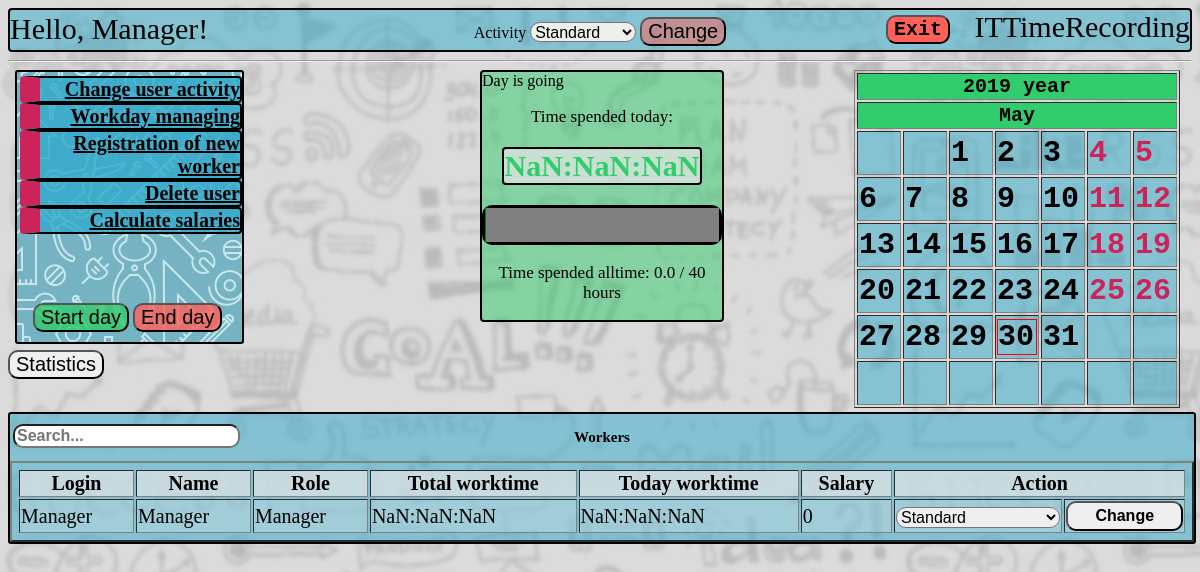
The page /manager/ChangeUserActivity (signed in) on the database its author committed.
### rec/models.py (models this page shows, shortened)
class User(db.Model):
    __tablename__ = 'USER'
    login = db.Column('LOGIN', db.String(20), primary_key=True)
    password = db.Column('PASSWORD', db.String(20), nullable=False)
    salary = db.Column('SALARY', db.INTEGER)
    worktime = db.Column('WORKTIME', db.INTEGER)
    username = db.Column('USERNAME', db.String(50), nullable=False)
    role = db.Column('ROLE_NAME', db.String(15), nullable=False )

class Developer(User):
    def ohhh(self, date, activity):
        newDay = Workday(self.login, date, activity)
        db.session.add(newDay)
        db.session.commit()
        return newDay

### rec/tools/Manager/views.py (the view)
@mod.route('/ChangeUserActivity', methods=['GET', 'POST'])
def ChangeUserActivity():
    if ('userlogin' in request.form and 'activity' in request.form):
        g.user.choose_dev_activity(request.form['userlogin'],request.form['activity'])
    everyone = User.query.all()
    workdays = Workday.query.filter_by(date=date.toordinal())
    workdict = {}
    for workday in workdays:
        workdict[workday.user] = workday
    return render_template("tools/Manager/ChangeUserActivity.html",
                           user=g.user,
                           menu=menu,
                           date=date,
                           cal=cal,
                           norms=session['normative'],
                           curtime=Workday.query.filter_by(id=session["workday_id"]).first().time + session['time'],
                           workers=everyone,
                           workdays=workdict)

### rec/templates/tools/Manager/ChangeUserActivity.html (shortened to what this page needs)
{% include "homepage.html" %}
<div class = "usertable">
<p>Workers</p>
<input type = 'text' id = 'search-text' onkeyup='tableSearch()' placeholder="Search...">
<table border="2px" id = 'info-table'>
<tr>
    <th>Login</th>
    <th>Name</th>
    <th>Role</th>
    <th>Total worktime</th>
    <th>Today worktime</th>
    <th>Salary</th>
    <th colspan="2">Action</th>
</tr>
{% for worker in workers %}
<tr>
    <td>{{ worker.login }}</td>
    <td>{{ worker.username }}</td>
    <td>{{ worker.role }}</td>
    {% if worker.login in workdays %}
        {% set workertime = workdays[worker.login].time %}
        {% set ended = workdays[worker.login].ended %}
    <td {% if ended == 0 %}class = 'timer'{% endif %}>{{ '%02d'|format((worker.worktime/3600)|int) }}:{{ '%02d'|format((worker.worktime%3600)/60|int) }}:{{ '%02d'|format((worker.worktime%60)|int) }}</td>
    <td {% if ended == 0 %}class = 'timer'{% endif %}>{{'%02d'|format((workertime/3600)|int) }}:{{ '%02d'|format((workertime%3600)/60|int) }}:{{ '%02d'|format((workertime%60)|int)}}</td>
    {% else %}
        <td>00:00:00</td>
        <td>00:00:00</td>
    {% endif %}
    <td>{{ worker.salary | round(2)}}</td>
        <form method="post" action="{{ url_for('Manager.ChangeUserActivity') }}">
            <td>
                {% set activity = 'Standard' %}
                {% if worker.login in workdays %}
                    {% set activity = workdays[worker.login].activity %}
                {% endif %}
                <select name="activity" id="activity">
                    <option value="Standard" {% if activity == 'Standard' %} selected="selected" {% endif %}>Standard</option>
                </select></td>
            <td><input type="submit" value="Change">
            </td>
        </form>
</tr>
{% endfor %}
</table>
</div>

### rec/templates/homepage.html (shortened to what this page needs)
<!DOCTYPE html>
{% extends "base.html" %}
{% block body %}
    {% set ended = workdays[user.login].ended %}
    <body link="black">
    <div class="hello">Hello, {{ user.username }}!</div>
    <div class="back"></div>
    <div class="menu">
    <ul>
    {% set role = user.role %}
    {% for item in menu %}
        <li>
            {% set url = role+"."+item[1] %}
            <a href = {{ url_for(url) }}>{{ item[0] }}</a>
        </li>
    {% endfor %}
    </ul>
    </div>
    <div class="progress_bar">
        {% if ended == 0 %}<img src="">Day is going{% endif %}
        <p> Time spended today: </p>
        {% if ended == 0 %}
            <p class="timer">{{ '%02d'|format((curtime/3600)|int) }}:{{ '%02d'|format((curtime%3600)/60|int) }}:{{ '%02d'|format((curtime%60)|int) }} </p>
        {% else %}
            <p class="stoppedtimer">{{ '%02d'|format((curtime/3600)|int) }}:{{ '%02d'|format((curtime%3600)/60|int) }}:{{ '%02d'|format((curtime%60)|int) }} </p>
        {% endif %}
        <progress max = {{ norms }} value = {{ (user.worktime/3660 + curtime/3660)|round(2) }}></progress>
        <p> Time spended alltime: {{ (user.worktime/3600 + curtime/3660)|round(1)}} / {{ norms | round }} hours</p>
    </div>
    <div class = 'dayman'>
        <form method="post">
        <table>
            <tr>
                <td>
                   <input class="startday" type="submit" value="Start day" formaction={{ url_for("rec.begin_day") }}>
                </td>
                <td>
                    {% if ended %}
                        <input class="endday" type="submit" value="End day" formaction={{ url_for("rec.home") }}>
                    {%else%}
                        <input class="endday" type="submit" value="End day" formaction={{ url_for("rec.end_day") }}>
                    {%endif%}
                </td>
            </tr>
        </table>
        </form>
    </div>
    {% include "calendar.html" %}
    <div class="activity">
        <form method="post">
            <label for="activity"> Activity </label>
            {% set activity = 'Standard' %}
                {% if user.login in workdays %}
                    {% set activity = workdays[user.login].activity %}
                {% endif %}
                <select name="activity" id="activity">
                    <option value="Standard" {% if activity == 'Standard' %} selected="selected" {% endif %}>Standard</option>
                </select>
            <input type="submit" name="activity" value="Change" formaction='{{ url_for('rec.activity') }}'>
        </form>
    </div>
    <form method="post">
    <input class="stats" type="submit" name="stats" value="Statistics" formaction='{{ url_for('rec.Stats') }}'>
    </form>
    <form method="post">
    <input class="exit" type="submit" name="exit" value="Exit" formaction='{{ url_for('rec.exit') }}'>
    </form>
</body>
{% endblock %}

### rec/templates/calendar.html (shortened to what this page needs)
<link rel="stylesheet" href="/static/css/main.css" />
<div class = "calendar">
<form method="post">
{% set months_names = {
        1: 'January', 2: 'February', 3: 'March', 4: 'April',
        5: 'May', 6: 'June', 7: 'July', 8: 'August',
        9: 'September', 10: 'October', 11: 'November', 12: 'December'
    } %}
    <table border="1">
        <tr>
            <th colspan="7">{{ date.year }} year</th>
        </tr>
        <tr>
            <th colspan="7">{{ months_names[date.month] }} </th>
        </tr>
        {% for week in cal %}
            <tr>
                {% for day in week %}
                    <td>
                    {% if  day.date == date.day %}
                        <div class="today">
                    {% endif %}
                    {% if day.form == "Vacancy" %}
                        <div class="vacancy">
                            <div class="date">{{ day.date }}</div>
                        </div>
                    {% endif %}
                    {% if day.form == "Work" %}
                        <div class="workday">
                            <div class="date">{{ day.date }}</div>
                        </div>
                    {% endif %}
                    {% if  day.date == date.day %}
                        </div>
                    {% endif %}
                    </td>
                {% endfor %}
            </tr>
        {% endfor %}
    </table>
</form>
</div>

### rec/static/css/main.css (style rules this page uses)
body { background-color: #57FFC6; #background: url("ERZHAN.gif"); background: url("work.jpg"); background-size: 900px 900px; font-family: Georgia, 'Times New Roman', Times, serif; }
.stats { position:absolute; top: 350px; }
.dayman { position:absolute; top: 300px; left: 30px; z-index: 1; }
.startday { background-color: rgba(49, 204, 107, 0.8); }
.endday { background-color: rgba(255, 97, 89, 0.8); }
.usertable { width: 100%; background-color: rgba(49, 171, 204, 0.51); margin-top: 310px; border-radius: 3px; border: black solid 2px; overflow-x: auto; display: block; position: relative; top: 40px; }
.usertable table { width: 100%; font-size: 20px; padding: 5px; }
input { border-radius: 10px; }
.usertable th { background-color: rgba(229,229,229,0.7); font-size: 20px; }
.usertable td { background-color: rgba(229,229,229,0.3); font-size: 20px; }
.usertable input[type="submit"] { font-weight: bolder; width: 100%; height: 30px; font-size: 16px; }
.usertable input[type="text"] { font-weight: bolder; position: absolute; top: 10px; left: 3px; font-size: 16px; }
.usertable select { width: 100%; height: 100%; font-size: 16px; border-radius: 10px; }
.usertable p { text-align: center; font-size: 15px; font-weight: bolder; }
.back { background: url("tools.jpg"); position: absolute; top: 70px; left: 15px; width: 225px; height: 270px; border-radius: 3px; border: black solid 2px; }
.activity { text-align: center; padding: 2px; position:absolute; top: 15px; right: 35%; left: 35%; }
.activity input { background-color: rgba(255, 97, 89, 0.5); border-radius: 10px; }
.activity select { margin: 0px; padding: 0px; height: 20px; font-size: 16px; border-radius: 10px; }
.autorization td, input { font-size: 20px; }
.progress_bar { width: 20%; position:absolute; top: 70px; left: 40%; right: 40%; background-color: rgba(49, 204, 107, 0.5); border: black solid 2px; border-radius: 4px; }
.progress_bar .timer { background-color: rgba(229,229,229,0.7); color: rgba(49, 204, 107, 1); font-weight: bolder; font-size: 30px; border: black solid 2px; border-radius: 4px; margin: 20px; }
.progress_bar progress { color: #31ABCC; width: 100%; height: 40px; border: black solid 3px; border-radius: 10px; }
.progress_bar p { color: black; text-align: center; font-size: 17px; }
.menu { position: absolute; top:60px; left: 10px; }
.menu ul { list-style-type: none; padding-left: 10px; color: black; }
.menu li { font-size: 20px; width: 200px; background-color: rgba(49, 171, 204, 0.8); text-align: right; border: black solid 2px; border-radius: 4px; border-left: #CC235A solid 20px; font-weight: bolder; }
.calendar { position: absolute; top: 70px; right: 20px; }
.calendar .vacancy { color: #CC235A; }
.calendar td { background-color: rgba(49, 171, 204, 0.5); font-size: 30px; width: 40px; height: 40px; font-family: monospace; font-weight: bold; }
.calendar th { background-color: #31CC6B; font-size: 20px; font-family: monospace; font-weight: bold; }
.calendar .today { border: solid 1px red; }
.exit { background-color: #ff6159; font-size: 20px; font-family: monospace; font-weight: bold; text-align: center; position: absolute; top: 15px; right: 250px; }
.hello { position: absolute; top: 12px; left: 10px; font-size: 30px; }

### rows shown on the page
Developer: username "Manager", (user.worktime/3600+curtime/3660)|round(1) "0.0", date "1", date "2", date "3", date "4", date "5", date "6", date "7", date "8", date "9", date "10", date "11", date "12", date "13", date "14", date "15", date "16", date "17", date "18", date "19", date "20", date "21", date "22", date "23", date "24", date "25", date "26", date "27", date "28", date "29", date "30", date "31", login "Manager", role "Manager", salary "0"

### other values the page prints
{{ item[0] }} "Change user activity" "Workday managing" "Registration of new worker" "Delete user" "Calculate salaries"
{{ norms | round }} "40"
{{ date.year }} "2019"
{{ months_names[date.month] }} "May"
